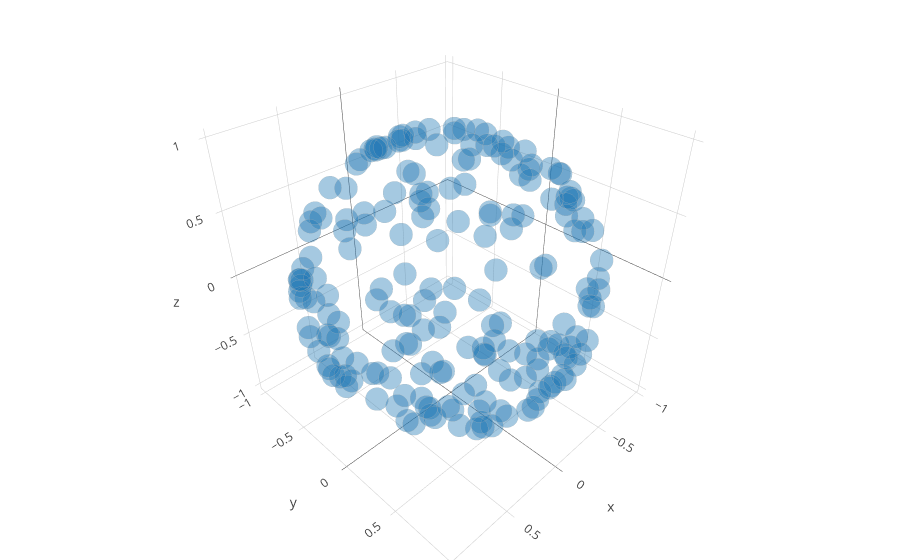

Notebook cell for this chart:
### Markdown cell above
### Jay plotting code 3D

### Code cell
plt_data = []
  

trace = go.Scatter3d(
            name = 'SyntheticSphere',
            x = x,
            y = y,
            z = z,
            mode = 'markers',
            marker = dict(
                color = 1,
                size = 8,
                symbol = 'circle',
                line = dict(
                    color = 'rgb(180, 180, 180)',
                    width = 1.0
                ),
                opacity = 0.4
            )
        )

plt_data.append(trace)

layout = go.Layout(margin = dict(l = 0, r = 0, b = 0, t = 0))

fig = go.Figure(data=plt_data, layout=layout)

iplot(fig)

### Figure 1 — Plotly figure (JSON) as saved in the notebook; plotly's stock layout.template omitted (floating-point values rounded to 4 significant figures; data arrays with more than 128 entries replaced by an {"elided": "..."} marker saying what was removed)
{"data": [{"marker": {"color": 1, "line": {"color": "rgb(180, 180, 180)", "width": 1}, "opacity": 0.4, "size": 8, "symbol": "circle"}, "mode": "markers", "name": "SyntheticSphere", "type": "scatter3d", "uid": "54a1433c-ccbf-11e8-96b4-1c1b0decb58d", "x": {"elided": "200 float values"}, "y": {"elided": "200 float values"}, "z": {"elided": "200 float values"}}], "layout": {"margin": {"b": 0, "l": 0, "r": 0, "t": 0}}}
